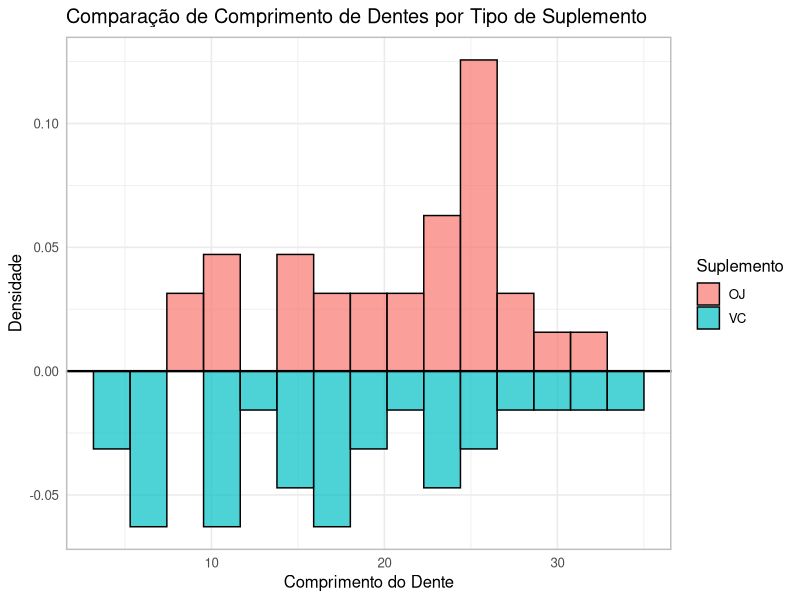
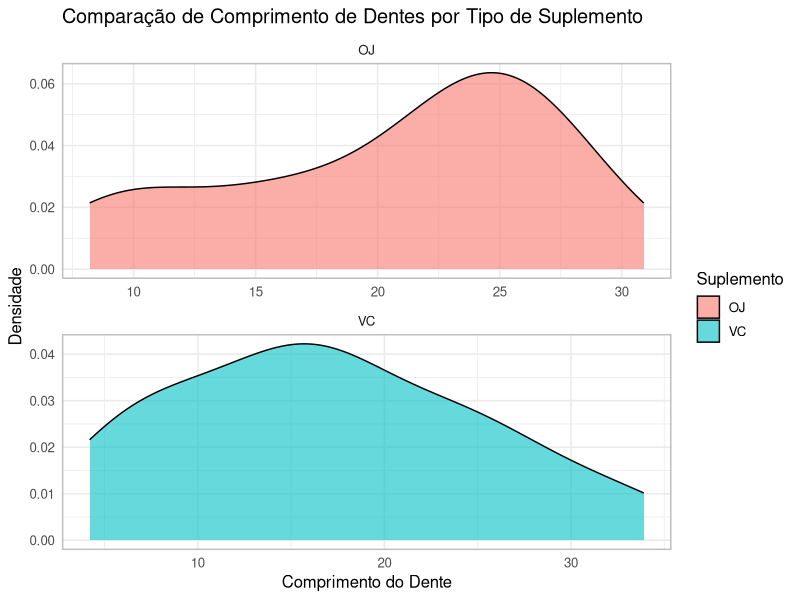
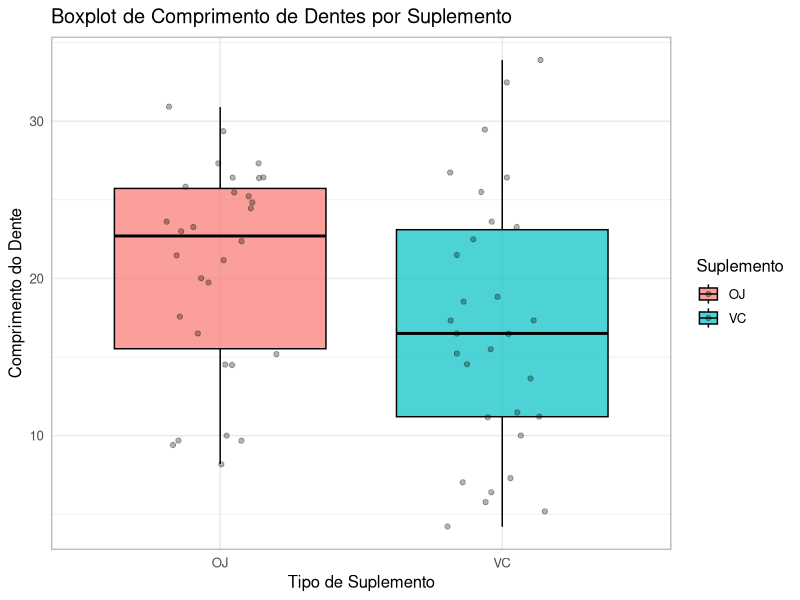
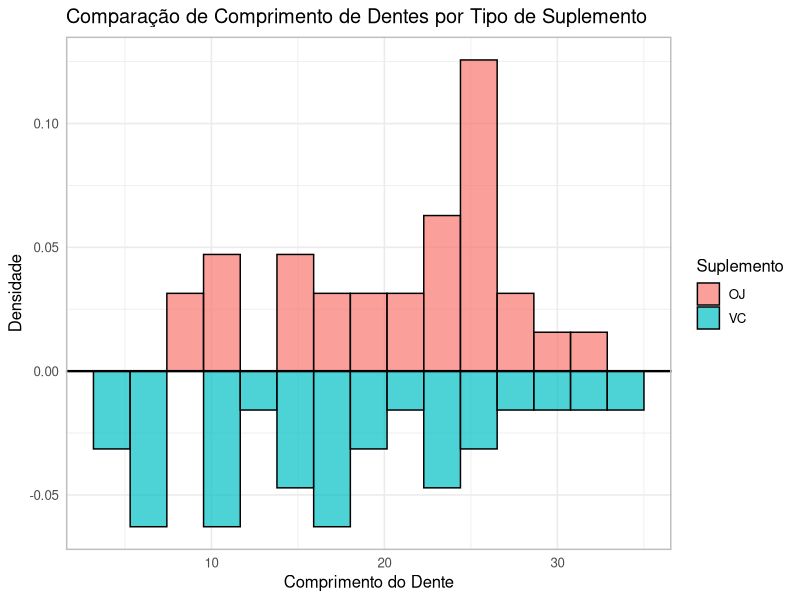
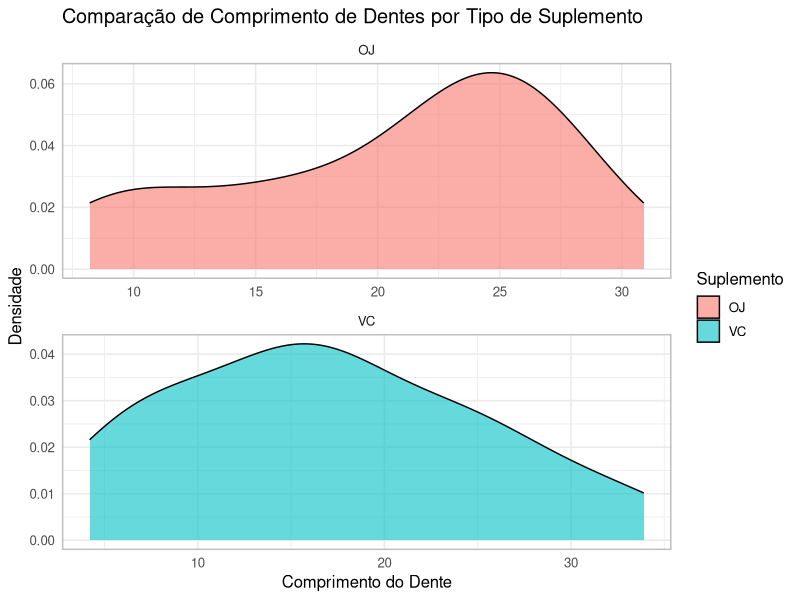
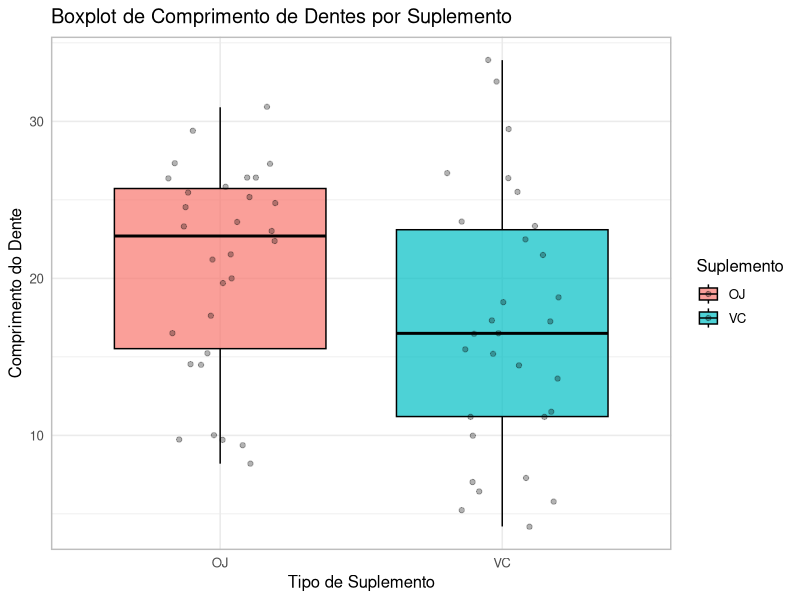

Here is the R script that generated these plots, in order:
library(ggplot2)
library(tidyverse)

# separar dados por suplemento para criar distribuicao em espelho
tooth_oj <- ToothGrowth %>% filter(supp == "OJ") %>% mutate(supp_group = "OJ")
tooth_vc <- ToothGrowth %>% filter(supp == "VC") %>% mutate(supp_group = "VC")

# histograma em espelho (uma distribuicao para cima, outra para baixo)
p3_mirror <- ggplot() +
  geom_histogram(
    data = tooth_oj,
    aes(x = len, fill = supp_group, y = after_stat(density)),
    bins = 15,
    color = "black",
    alpha = 0.7
  ) +
  geom_histogram(
    data = tooth_vc,
    aes(x = len, fill = supp_group, y = -after_stat(density)),
    bins = 15,
    color = "black",
    alpha = 0.7
  ) +
  labs(
    title = "Comparação de Comprimento de Dentes por Tipo de Suplemento",
    x = "Comprimento do Dente",
    y = "Densidade",
    fill = "Suplemento"
  ) +
  theme_minimal(base_size = 12) +
  geom_hline(yintercept = 0, color = "black", linewidth = 0.8) +
  theme(panel.border = element_rect(color = "gray", fill = NA, linewidth = 1))

print(p3_mirror)
ggsave("ex3_mirror_histogram.png", p3_mirror, width = 7, height = 4, dpi = 300)

# versao alternativa com density plots em facet
p3_density <- ggplot(ToothGrowth, aes(x = len, fill = supp)) +
  geom_density(alpha = 0.6, color = "black") +
  facet_wrap(~supp, ncol = 1, scales = "free") +
  labs(
    title = "Comparação de Comprimento de Dentes por Tipo de Suplemento",
    x = "Comprimento do Dente",
    y = "Densidade",
    fill = "Suplemento"
  ) +
  theme_minimal(base_size = 12) +
  theme(panel.border = element_rect(color = "gray", fill = NA, linewidth = 1))

print(p3_density)
ggsave("ex3_density_faceted.png", p3_density, width = 7, height = 4, dpi = 300)

# boxplot lado a lado para comparacao dos suplementos
p3_box <- ggplot(ToothGrowth, aes(x = supp, y = len, fill = supp)) +
  geom_boxplot(color = "black", alpha = 0.7) +
  geom_jitter(width = 0.2, alpha = 0.3, color = "black") +
  labs(
    title = "Boxplot de Comprimento de Dentes por Suplemento",
    x = "Tipo de Suplemento",
    y = "Comprimento do Dente",
    fill = "Suplemento"
  ) +
  theme_minimal(base_size = 12) +
  theme(panel.border = element_rect(color = "gray", fill = NA, linewidth = 1))

print(p3_box)
ggsave("ex3_boxplot.png", p3_box, width = 7, height = 4, dpi = 300)
